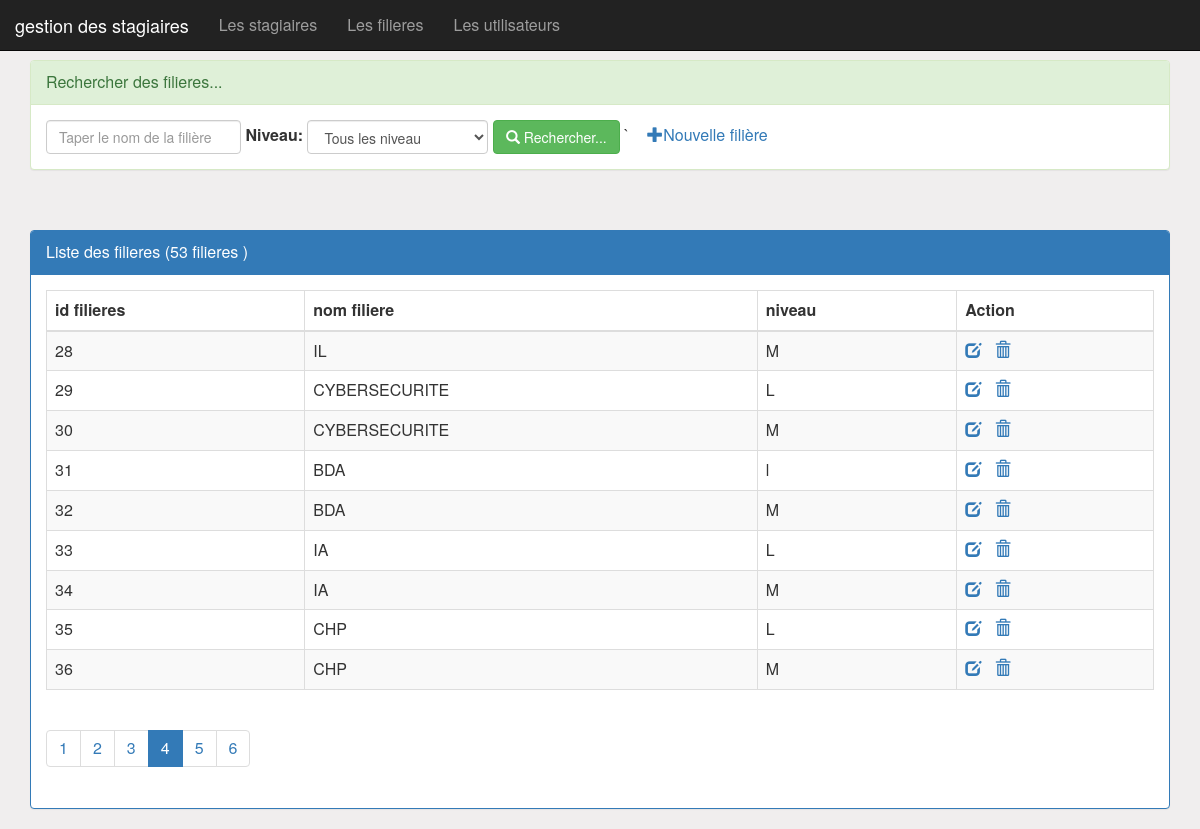
/filieres.php?page=4, run on the app's committed database.
### tables this page shows
create table filieres(
    idfilieres int primary key auto_increment,  
    nomfiliere VARCHAR(50),
    niveau VARCHAR(50)   
);

### filieres.php (the view, shortened to what this page needs)
<?php
require_once("connexiondb.php");
  $nomf = isset($_GET['nomF']) ? $_GET['nomF'] : "";
  $niveau = isset($_GET['niveau']) ? $_GET['niveau'] : "all";
  $size = isset($_GET['size']) ? $_GET['size'] : 9;
$page = isset($_GET['page']) ? $_GET['page'] : 1;
$offset = ($page-1)*$size;
  if ($niveau=="all") {
      $requete="select * from filieres
       where nomfiliere like '%$nomf%'
       limit $size
       offset $offset";
       $requeteCount="select count(*) countF from filieres
       where nomfiliere like '%$nomf%' ";
         }
  $resultatF=$pdo -> query($requete);
  $resultatCount=$pdo -> query($requeteCount);
$tabCount = $resultatCount->fetch();
$nbrfiliere = $tabCount['countF'];
$reste=$nbrfiliere%$size;
if ($reste === 0)
  $nbrPage = $nbrfiliere / $size;
else
  $nbrPage = floor($nbrfiliere / $size) + 1;
?>
<!DOCTYPE html>
<html>
<head>
<link rel="stylesheet" href="//netdna.bootstrapcdn.com/bootstrap/3.1.1/css/bootstrap.min.css">
<link rel="stylesheet" href="css/monstyle.css">
<link rel="stylesheet" type="text/css" href="css/font-awesome.min.css">
</head>
 <body>
     <?php include("menu.php"); ?>
     <div class="container">
          <div class="panel panel-success margetop">
             <div class="panel-heading">Rechercher des filieres...</div>
             <div class="panel-body">
               <form action="filieres.php" method="get" class="form-inline">
                  <div class="form-group">
                  <input type="text" name="nomF" placeholder="Taper le nom de la filière" class="form-control" value="<?php echo $nomf ?>">
                  </div>
                  <label for="niveau">Niveau:</label>
                   <select name="niveau" class="form-control" id="niveau" onchange="this.form.submit()">
                   <option value="all" <?php if($niveau==="all")echo "selected" ?>>Tous les niveau</option>
                  </select>
                  <button type="submit" class="btn btn-success">
                     <span class="glyphicon glyphicon-search"></span>
                      Rechercher...
                     </button>
                     `&nbsp &nbsp
                     <a href="nouvellefiliere.php">
                     <span class="glyphicon glyphicon-plus"></span>Nouvelle filière</a>
               </form>
             </div>
          </div>
          <div class="panel panel-primary margetop">
             <div class="panel-heading">Liste des filieres (<?php echo $nbrfiliere?> filieres )</div>
             <div class="panel-body">
               <table class="table table-striped table-bordered">
                  <thead>
                   <tr>
                     <th>id filieres</th><th>nom filiere</th><th>niveau</th><th>Action</th>
                   </tr>
                  </thead>
                  <tbody>
                   <?php while($filieres=$resultatF->fetch()){ ?>
                     <tr>
                        <td><?php echo $filieres['idfilieres'] ?></td>
                        <td><?php echo $filieres['nomfiliere'] ?></td>
                        <td><?php echo $filieres['niveau']     ?></td>
                        <td>
                         <a href="editerfiliere.php?idF=<?php echo $filieres['idfilieres'] ?>">
                           <span class="glyphicon glyphicon-edit"></span>
                         </a>
                         <a onclick="return confirm('Êtes vous sûr de vouloir supprimer la filière')"
                          href="supprimerfiliere.php?idF=<?php echo $filieres['idfilieres'] ?>">
                         <span class="glyphicon glyphicon-trash"></span>
                         </a>
                        </td>
                     </tr>
                   <?php
                    }
                   ?>
                  </tbody>
               </table>
               <div>
                  <ul class="pagination">
                   <?php  for($i=1;$i<=$nbrPage;$i++)  { ?>
                     <li class="<?php if($i==$page) echo'active'?>"> <a href="filieres.php?page=<?php echo $i; ?> ">
                             <?php echo $i; ?>
                          </a>
                    </li>
                   <?php }  ?>
                   </ul>
               </div>
             </div>
          </div>
     </div>
 </body>
</html>

### css/monstyle.css (style rules this page uses)
.margetop { margin-top: 60px; }
body { background-color: rgb(240, 238, 238); font-size: 16px; }

### data on the page
filieres: idfilieres "28", nomfiliere "IL", niveau "M"
filieres: idfilieres "29", nomfiliere "CYBERSECURITE", niveau "L"
filieres: idfilieres "30", nomfiliere "CYBERSECURITE", niveau "M"
filieres: idfilieres "31", nomfiliere "BDA", niveau "l"
filieres: idfilieres "32", nomfiliere "BDA", niveau "M"
filieres: idfilieres "33", nomfiliere "IA", niveau "L"
filieres: idfilieres "34", nomfiliere "IA", niveau "M"
filieres: idfilieres "35", nomfiliere "CHP", niveau "L"
filieres: idfilieres "36", nomfiliere "CHP", niveau "M"

### other printed values
$nbrfiliere "53"
